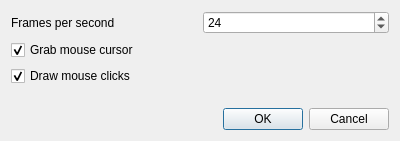
<?xml version="1.0" encoding="UTF-8"?>
<ui version="4.0">
 <class>Settings</class>
 <widget class="QDialog" name="Settings">
  <property name="geometry">
   <rect>
    <x>0</x>
    <y>0</y>
    <width>400</width>
    <height>141</height>
   </rect>
  </property>
  <property name="windowTitle">
   <string>Settings</string>
  </property>
  <layout class="QVBoxLayout" name="verticalLayout">
   <item>
    <layout class="QHBoxLayout" name="horizontalLayout">
     <item>
      <widget class="QLabel" name="label">
       <property name="text">
        <string>Frames per second</string>
       </property>
      </widget>
     </item>
     <item>
      <widget class="QSpinBox" name="m_fps">
       <property name="minimum">
        <number>10</number>
       </property>
       <property name="maximum">
        <number>60</number>
       </property>
       <property name="value">
        <number>24</number>
       </property>
      </widget>
     </item>
    </layout>
   </item>
   <item>
    <widget class="QCheckBox" name="m_cursor">
     <property name="text">
      <string>Grab mouse cursor</string>
     </property>
     <property name="checked">
      <bool>true</bool>
     </property>
    </widget>
   </item>
   <item>
    <widget class="QCheckBox" name="m_click">
     <property name="text">
      <string>Draw mouse clicks</string>
     </property>
     <property name="checked">
      <bool>true</bool>
     </property>
    </widget>
   </item>
   <item>
    <spacer name="verticalSpacer">
     <property name="orientation">
      <enum>Qt::Vertical</enum>
     </property>
     <property name="sizeHint" stdset="0">
      <size>
       <width>20</width>
       <height>13</height>
      </size>
     </property>
    </spacer>
   </item>
   <item>
    <widget class="QDialogButtonBox" name="buttonBox">
     <property name="orientation">
      <enum>Qt::Horizontal</enum>
     </property>
     <property name="standardButtons">
      <set>QDialogButtonBox::Cancel|QDialogButtonBox::Ok</set>
     </property>
    </widget>
   </item>
  </layout>
 </widget>
 <resources/>
 <connections>
  <connection>
   <sender>buttonBox</sender>
   <signal>accepted()</signal>
   <receiver>Settings</receiver>
   <slot>accept()</slot>
   <hints>
    <hint type="sourcelabel">
     <x>248</x>
     <y>254</y>
    </hint>
    <hint type="destinationlabel">
     <x>157</x>
     <y>274</y>
    </hint>
   </hints>
  </connection>
  <connection>
   <sender>buttonBox</sender>
   <signal>rejected()</signal>
   <receiver>Settings</receiver>
   <slot>reject()</slot>
   <hints>
    <hint type="sourcelabel">
     <x>316</x>
     <y>260</y>
    </hint>
    <hint type="destinationlabel">
     <x>286</x>
     <y>274</y>
    </hint>
   </hints>
  </connection>
 </connections>
</ui>
